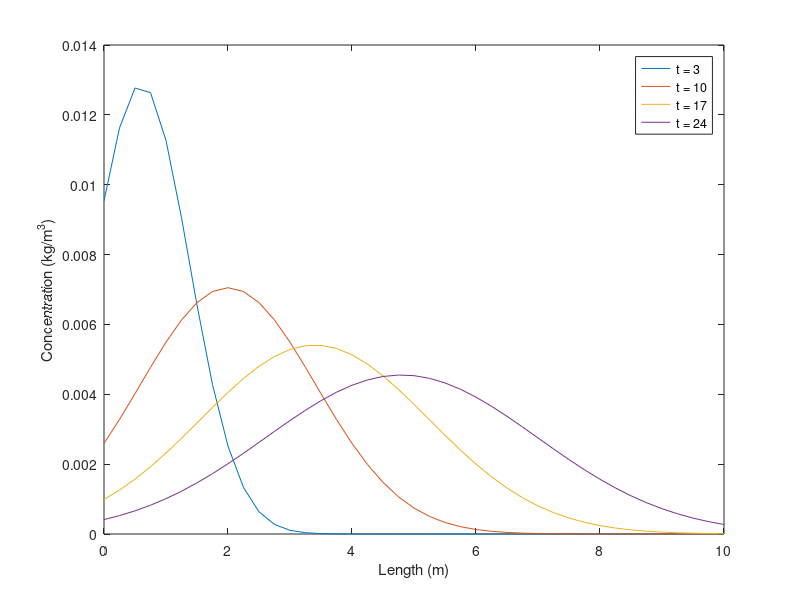

Write MATLAB code to recreate this figure.
clc; clear;

depth = 4; % m
width_es = 100; % m
velocity = 250; % m/hr
E = 1000000; % m^2/hr
W = 10; % kg
k = 0.1/24; % 1/hr
area = depth * width_es; % m^2
discharge = width_es * depth * velocity; % m^3/hr

W_plane = W/area; % kg/m^2

t = 3:7:24; % hr (inspect in a day with interval of 3 hr)
x = 0:0.25:10; % m (inspect in 1 km every 20 m)

c_analytical = zeros(length(t), length(x));

for i = 1:size(c_analytical, 1)
    for j = 1:size(c_analytical, 2)
        c_analytical(i, j) = (W_plane/(2 * ((pi * 0.1 * t(i))^ 0.5))) * exp(-(((x(j) - ((0.2 * t(i)))) ^ 2)/(4 * 0.1 * t(i))));
    end
end

% initiating plot with labels
figure;
plot(x, c_analytical(1, :));
hold on;

for i = 2:size(c_analytical, 1)
    plot(x, c_analytical(i, :));
end
xlabel('Length (m)');
ylabel('Concentration (kg/m^3)');
legend('t = 3', 't = 10', 't = 17', 't = 24');
hold off;


